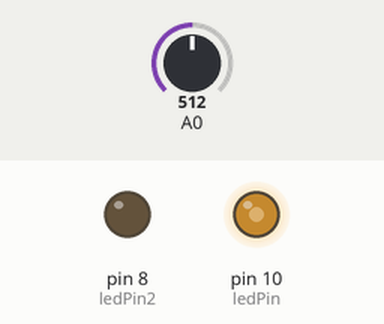
The sketch below on a simulated Arduino Uno, built with avr-gcc and run on an emulated ATmega328P. Parts: output pins drawn as LEDs (lit = HIGH). The inputs (shaded band) are chosen by the test bench; at power-on: A0 = 512.

Above: at 1.2 s.
1.3 s: A0 set to 716
At 1.7 s:
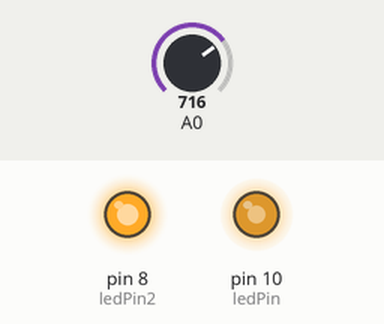
2.8 s: A0 set to 900
At 4.0 s:
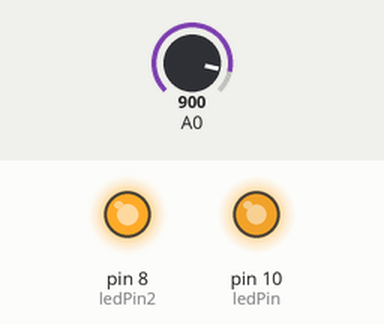
4.3 s: A0 set to 511
At 5.2 s:
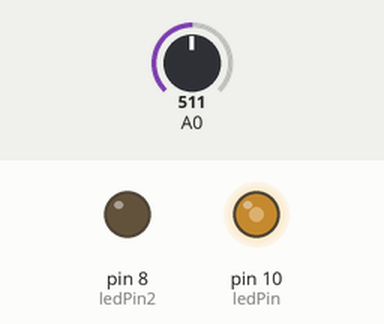
5.8 s: A0 set to 122
At 6.4 s:
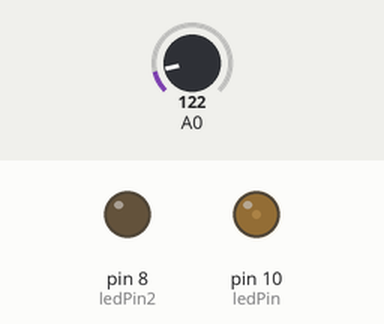
7.3 s: A0 set to 0
At 8.7 s:
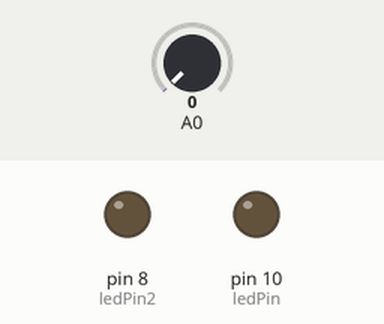
Timing chart, 0 to 9.8 s (numbered marks = the images above; inputs shaded):
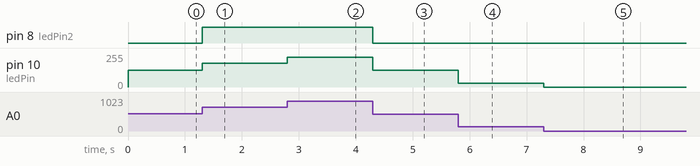

Measured:
- after the input at 1.3 s, pin 8 (ledPin2): LOW → HIGH at once; pin 10 (ledPin): 127/255 → 178/255 at once
- after the input at 2.8 s, pin 10 (ledPin): 178/255 → 224/255 at once
- after the input at 4.3 s, pin 8 (ledPin2): HIGH → LOW at once; pin 10 (ledPin): 224/255 → 127/255 at once
- after the input at 5.8 s, pin 10 (ledPin): 127/255 → 30/255 at once
- after the input at 7.3 s, pin 10 (ledPin): 30/255 → 0/255 at once

The sketch:

try_to_expand.ino
```cpp
/*
 AnalogRead

*/

int ledPin = 10;
int ledPin2 = 8;

int readValue = 0;
int ledValue = 0;
int readValue2 = 0;
int ledValue2 = 0;

void setup()
{
  pinMode(ledPin, OUTPUT);
  pinMode(ledPin2, OUTPUT);
}

void loop()
{
  readValue = analogRead(A0);
  readValue2 = analogRead(A0);

  ledValue = map(readValue, 0, 1024, 0, 255);
  ledValue2 = map(readValue2, 0, 1024, 0, 255);
  analogWrite(ledPin, ledValue);
  analogWrite(ledPin2, ledValue2);
}
```
